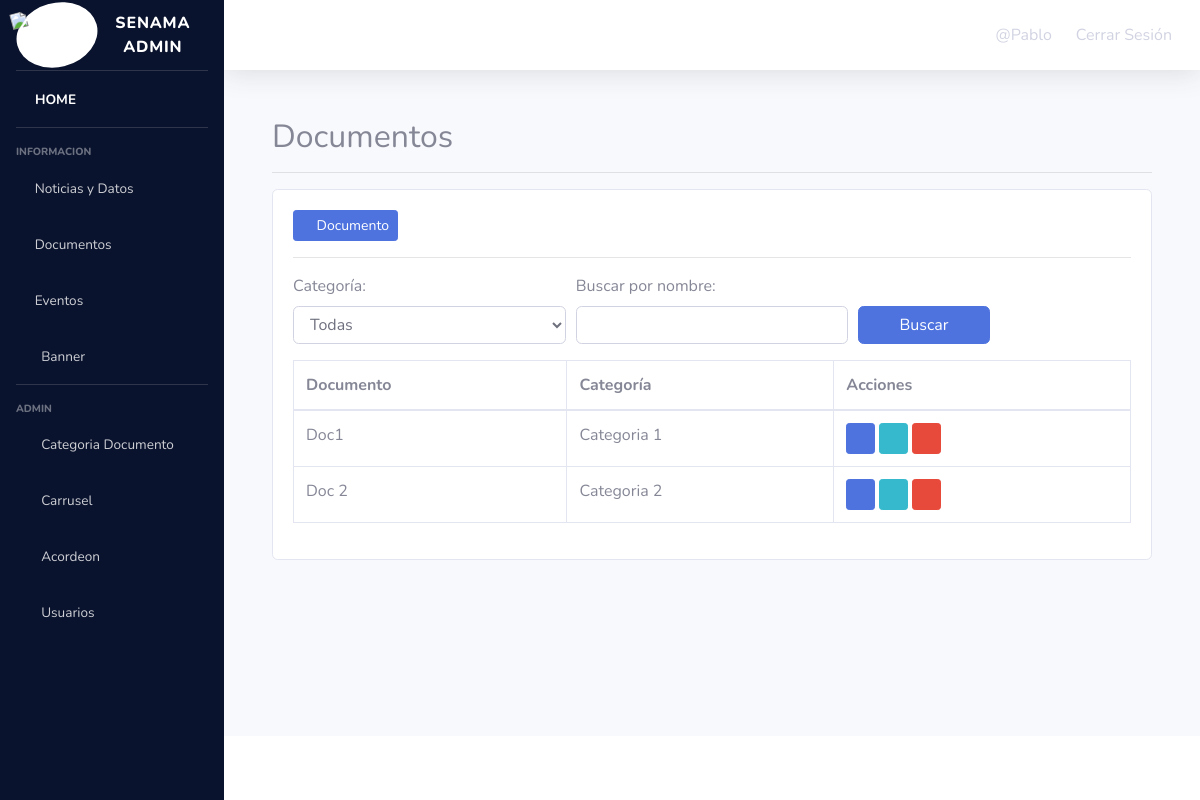
Page /listar_documentos/ (signed in) on the earlier database version.
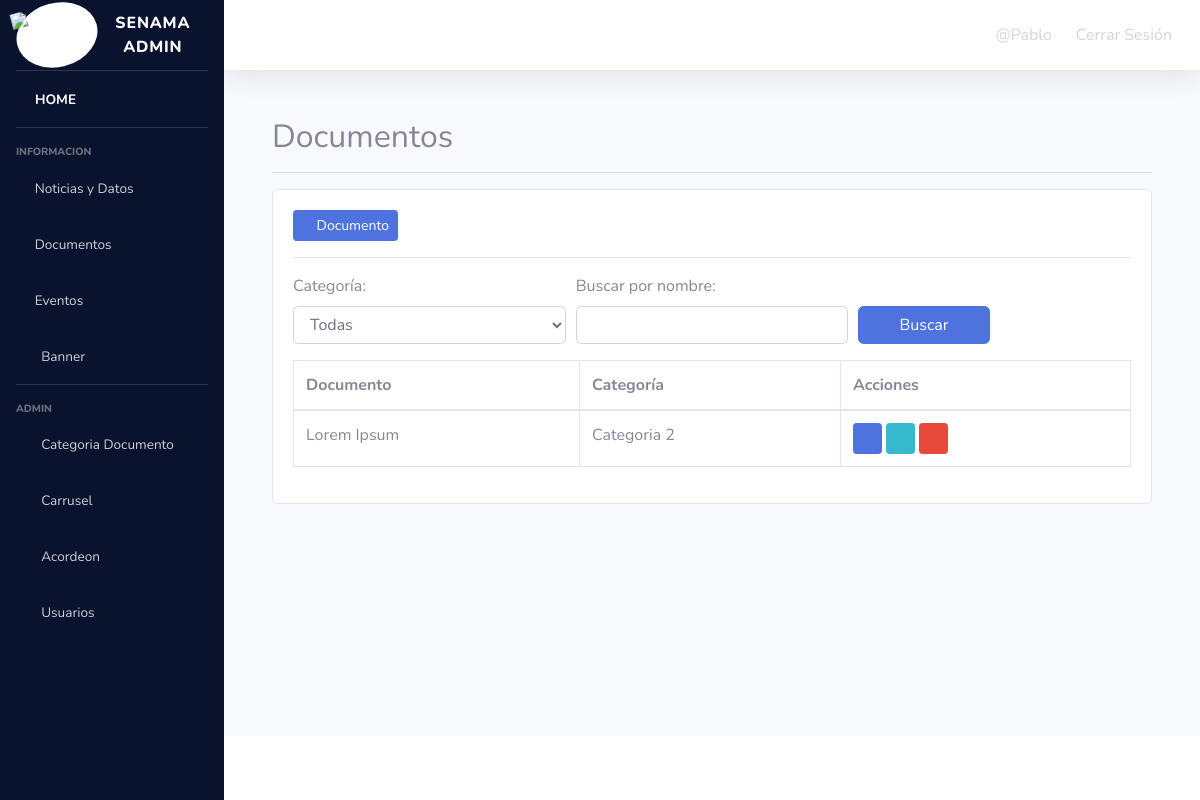
Same page on the later database version.
### app/models.py (models this page shows, shortened)
class Document(models.Model):
    titulo = models.CharField(max_length=255)
    descripcion = models.TextField()
    archivo = models.FileField(upload_to='pdfs/')
    categoria = models.ForeignKey(Categoria_doc, on_delete=models.SET_NULL, null=True, blank=True)

class Categoria_doc(models.Model):
    nombre = models.CharField(max_length=255)

### app/views.py (the view)
# urls.py: path("listar_documentos/", listar_documentos, name="listar_documentos"),
@permission_required('app.add_document')
def listar_documentos(request):
    categoria_id = request.GET.get('categoria', None)
    termino_busqueda = request.GET.get('q', None)
    documentos = Document.objects.all()
    if categoria_id:
        documentos = documentos.filter(categoria_id=categoria_id)
    if termino_busqueda:
        documentos = documentos.filter(Q(titulo__icontains=termino_busqueda))
    categorias = Categoria_doc.objects.all()
    data = {
        'documentos': documentos,
        'categorias': categorias,
    }
    return render(request, 'app/documento/listar.html', data)

### app/templates/app/documento/listar.html (shortened to what this page needs)
{% extends 'app/admin.html' %} {% load static %} {% block contenido %}
<div class="container">
    <div class="row">
        <div class="col-12">
            <br>
            <h2>Documentos </h2>
            <hr>
        </div>
    </div>
    <div class="row">
        <div class="col-md-12">
            <div class="card">
                <div class="card-body">
                    {% if user.is_authenticated %}
                        <a href="{% url 'crear_documento' %}" class="btn btn-primary btn-sm"><i class="fas fa-plus"></i> Documento</a>
                        <hr>
                    {% endif %}
                    <form method="get" id="filtroForm">
                        <div class="form-row">
                            <div class="form-group col-md-4">
                                <label for="categoria">Categoría:</label>
                                <select name="categoria" id="categoria" class="form-control">
                                    <option value="">Todas</option>
                                </select>
                            </div>
                            <div class="form-group col-md-4">
                                <label for="q">Buscar por nombre:</label>
                                <input type="text" name="q" id="q" class="form-control" value="{{ request.GET.q }}">
                            </div>
                            <div class="form-group col-md-2">
                                <label>&nbsp;</label>
                                <button type="submit" class="btn btn-primary btn-block ">Buscar</button>
                            </div>
                        </div>
                    </form>
                    <table class="table table-bordered">
                        <thead>
                            <tr>
                                <th>Documento</th>
                                <th>Categoría</th>
                                <th>Acciones</th>
                            </tr>
                        </thead>
                        <tbody>
                            {% for documento in documentos %}
                                <tr>
                                    <td>{{ documento.titulo | title }}</td>
                                    <td>{{ documento.categoria.nombre }}</td>
                                    <td>
                                        <a href="{{ documento.archivo.url }}" class="btn btn-primary btn-sm"><i class="fas fa-download"></i></a>
                                        {% if user.is_authenticated %}
                                            <a href="{% url 'editar_documento' documento.id %}" class="btn btn-info btn-sm"><i class="fas fa-edit"></i></a>
                                            {% if perms.app.delete_document %}
                                            <a href="#" onclick="eliminarDocumento({{documento.id}})" class="btn btn-danger btn-sm"><i class="fas fa-trash"></i></a>
                                            {% endif %}
                                        {% endif %}
                                    </td>
                                </tr>
                            {% endfor %}
                        </tbody>
                    </table>
                </div>
            </div>
        </div>
    </div>
</div>
<br><br><br>
{% endblock %}

### app/templates/app/admin.html (shortened to what this page needs)
<!DOCTYPE html>
<html lang="en">
<head>
    {% load static %}
    <link href="{% static 'vendor/fontawesome-free/css/all.min.css' %}" rel="stylesheet" type="text/css">
    <link href="{% static 'css/sb-admin-2.min.css' %}" rel="stylesheet">
</head>
<body id="page-top">
    <div id="wrapper">
        <ul class="navbar-nav  sidebar sidebar-dark accordion" id="accordionSidebar">
            <a class="sidebar-brand d-flex align-items-center justify-content-center" href="index.html">
                <div class="sidebar-brand-icon rotate-n-15" id="logo">
                    <img src="{% static 'app/img/Logo.png' %}" alt="SENAMA Logo" width="60" class="navbar-logo">
                </div>
                <div class="sidebar-brand-text mx-3">SENAMA Admin</div>
            </a>
            <hr class="sidebar-divider my-0">
            <li class="nav-item active">
                <a class="nav-link" href="{% url 'home' %}">
                    <i class="fas fa-home"></i>
                    <span>HOME</span></a>
            </li>
            <hr class="sidebar-divider">
            <div class="sidebar-heading">
                INFORMACION
            </div>
            <li class="nav-item">
                <a class="nav-link collapsed" href="#" data-toggle="collapse" data-target="#collapseTwo"
                    aria-expanded="true" aria-controls="collapseTwo">
                    <i class="fas fa-newspaper"></i>
                    <span>Noticias y Datos</span>
                </a>
            </li>
            <li class="nav-item">
                <a class="nav-link collapsed" href="#" data-toggle="collapse" data-target="#collapseUtilities"
                    aria-expanded="true" aria-controls="collapseUtilities">
                    <i class="fas fa-file"></i>
                    <span>Documentos</span>
                </a>
            </li>
            <li class="nav-item">
                <a class="nav-link collapsed" href="#" data-toggle="collapse" data-target="#collapseEvento"
                    aria-expanded="true" aria-controls="collapseEvents">
                    <i class="fas fa-calendar"></i>
                    <span>Eventos</span>
                </a>
            </li>
            <li class="nav-item">
                <a class="nav-link collapsed" href="#" data-toggle="collapse" data-target="#collapseBanner"
                    aria-expanded="true" aria-controls="collapseBanner">
                    <i class="fas fa-fw fa-file-image"></i>
                    <span>Banner</span>
                </a>
            </li>
            <hr class="sidebar-divider">
            <div class="sidebar-heading">
                Admin
            </div>
            <li class="nav-item">
                <a class="nav-link collapsed" href="#" data-toggle="collapse" data-target="#collapseCategoria"
                    aria-expanded="true" aria-controls="collapseCategoria">
                    <i class="fas fa-fw fa-folder"></i>
                    <span>Categoria Documento</span>
                </a>
            </li>
            <li class="nav-item">
                <a class="nav-link collapsed" href="#" data-toggle="collapse" data-target="#collapseCarrusel"
                    aria-expanded="true" aria-controls="collapseCarrusel">
                    <i class="fas fa-fw fa-file-image"></i>
                    <span>Carrusel</span>
                </a>
            </li>
            <li class="nav-item">
                <a class="nav-link collapsed" href="#" data-toggle="collapse" data-target="#collapseAcordeon"
                    aria-expanded="true" aria-controls="collapseAcordeon">
                    <i class="fas fa-fw fa-info-circle"></i>
                    <span>Acordeon</span>
                </a>
            </li>
            {% if perms.auth.add_user %}
            <li class="nav-item">
                <a class="nav-link collapsed" href="#" data-toggle="collapse" data-target="#collapseUsuario"
                    aria-expanded="true" aria-controls="collapseUsuario">
                    <i class="fas fa-fw fa-users"></i>
                    <span>Usuarios</span>
                </a>
            </li>
            {% endif %}
        </ul>
        <div id="content-wrapper" class="d-flex flex-column">
            <div id="content">
                <nav class="navbar navbar-expand navbar-light bg-white topbar mb-4 static-top shadow">
                    <ul class="navbar-nav ml-auto">
                        {% if user.is_authenticated %}
                        <li class="nav-item">
                            <a class="nav-link login-link" href="#">@{{user.username}}</a>
                        </li>
                        <li class="nav-item">
                            <a class="nav-link login-link" href="{% url 'logout'%}">Cerrar Sesión</a>
                        </li>
                        {% endif %}
                    </ul>
                </nav>
                <div class="container-fluid">
                    {% block contenido %}
                    {% endblock %}
                </div>
            </div>
            <footer class="sticky-footer bg-white">
            </footer>
        </div>
    </div>
</body>
</html>

### app/templates/app/admin.html (style rules this page uses)
#accordionSidebar { background-color: #0a132d; }
#logo { background-color: #ffffff; padding: 0px; border-radius: 50%; }

Differences in the rows shown:
removed Document: titulo "Doc1", categoria.nombre "Categoria 1"
removed Document: titulo "Doc 2", categoria.nombre "Categoria 2"
added Document: titulo "Lorem Ipsum", categoria.nombre "Categoria 2"
